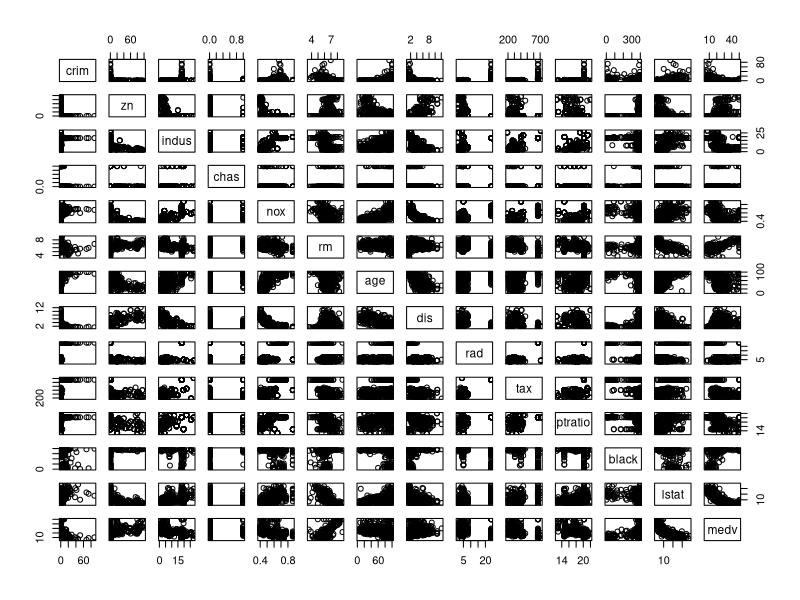
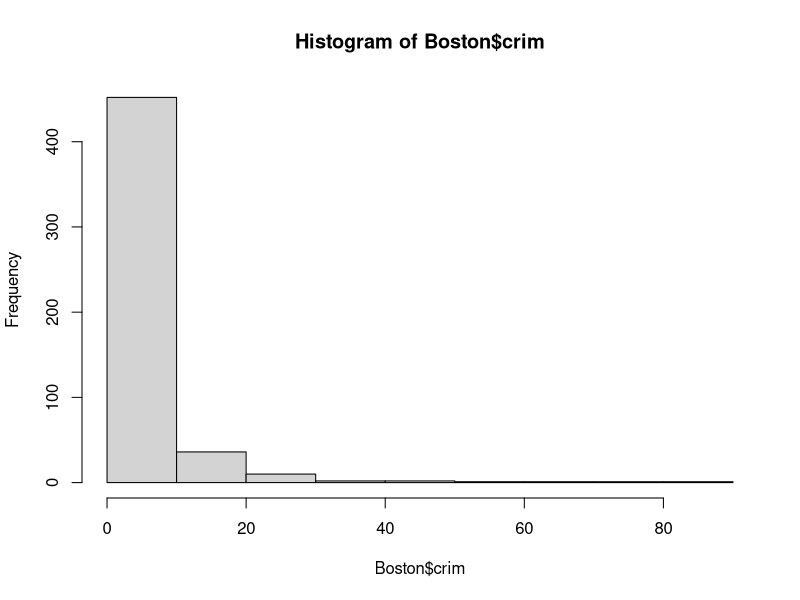
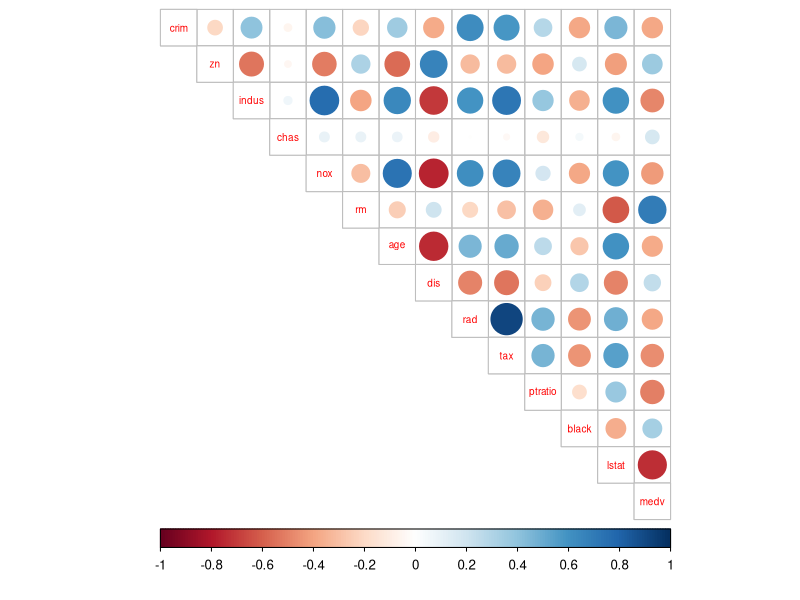
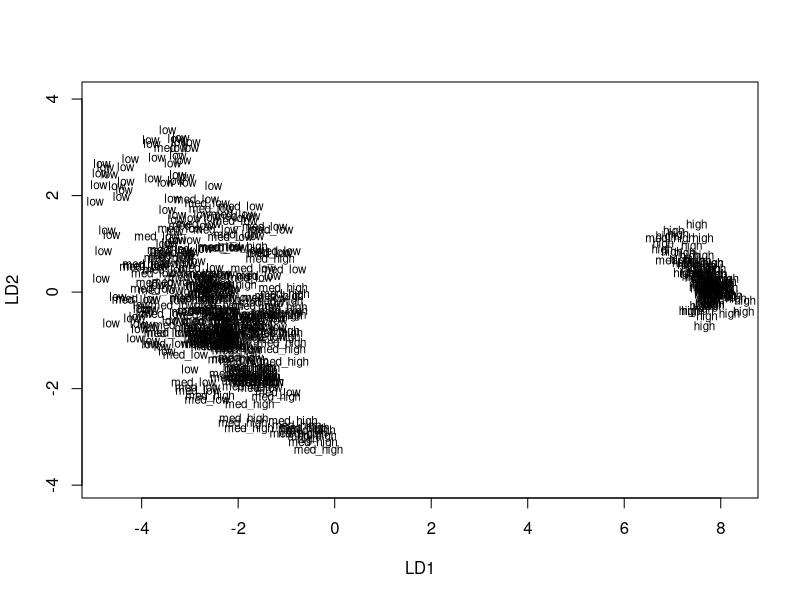
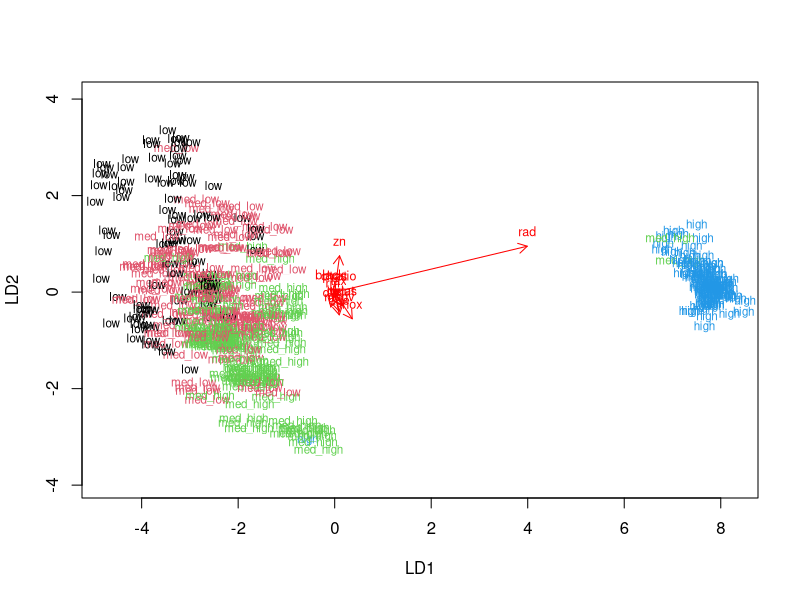
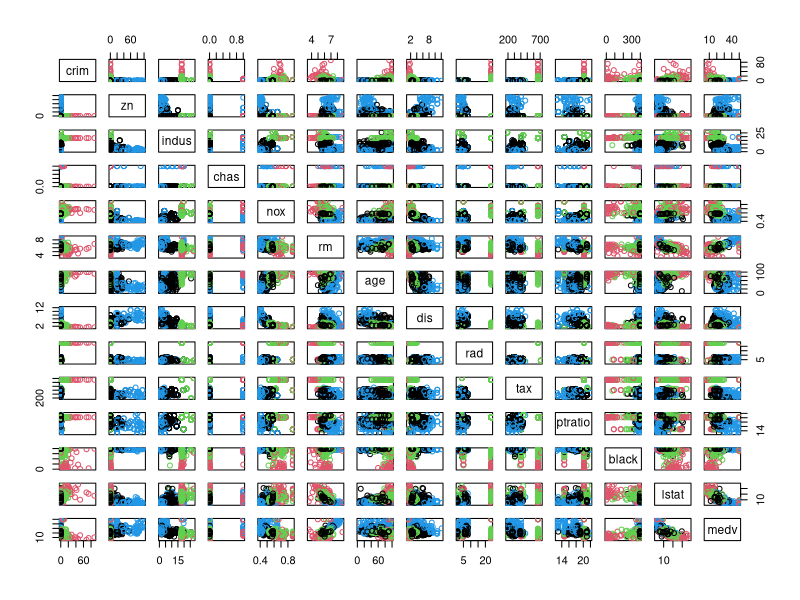
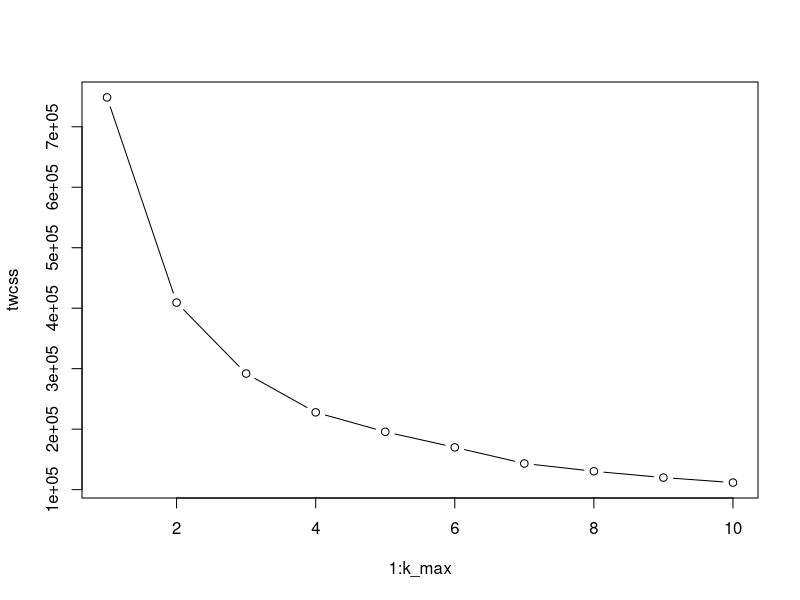
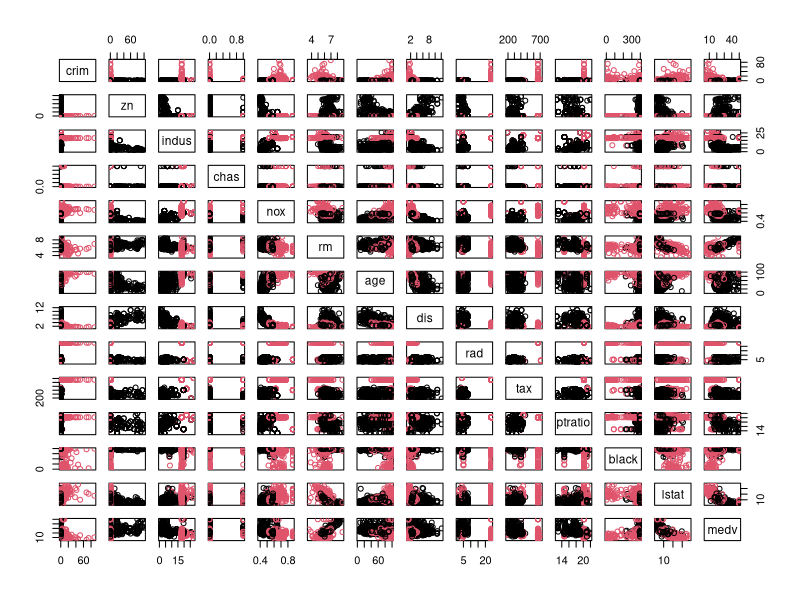

Source code (R) for these figures, in order:
## Installing MASS package, acces to it, data "Boston"
install.packages("MASS")
library(MASS)
install.packages("corrplot")
library(corrplot)
install.packages("tidyverse")
library(tidyverse)
library(ggplot2)
data("Boston")

## Exploring the dataset
str(Boston)
dim(Boston)

## Graphical overview
pairs(Boston)
hist(Boston$crim)

## Summary
summary(Boston)

## Correlations
cor_matrix <- cor(Boston)
corrplot(cor_matrix, method = "circle", type = "upper", cl.pos = "b", tl.pos = "d", tl.cex = 0.6 )

## Scaling
boston_scaled <- scale(Boston)
summary(boston_scaled)
boston_scaled <- as.data.frame(boston_scaled)

## Categorical variable: crime rate (quantiles)
scaled_crim <- boston_scaled$crim #saving the variable
summary(scaled_crim) #checking...
bins <- quantile(scaled_crim) #create a quantile vector of crim
bins
crime <- cut(scaled_crim, breaks = bins, include.lowest = TRUE, #create categorical variable
             label = c("low", "med_low", "med_high", "high"))
table(crime)
boston_scaled <- dplyr::select(boston_scaled, -crim) #remove original crim
boston_scaled <- data.frame(boston_scaled, crime) #add the new categorical crime

## Dividing the set to train and test sets 80/20
n <- nrow(boston_scaled) #number of rows in Boston dataset
ind <- sample(n, size = n * 0.8) # choose randomly 80% of them
train <- boston_scaled[ind,] #create training set
test <- boston_scaled[-ind,] #create testing set
correct_classes <- test$crime #save correct classes from test data
test <- dplyr::select(test, -crime) #remove crime from test data

## LDA on the train set, LDA (bi)plot
lda.fit <- lda(crime ~ ., data = train) #LDA analysis
lda.fit #print

#the function
lda.arrows <- function(x, myscale = 1, arrow_heads = 0.1, color = "red", tex = 0.75, choises = c(1,2)){
    heads <- coef(x)
    arrows(x0 = 0, y0 = 0,
           x1 = myscale * heads[,choises[1]],
           y1 = myscale * heads[,choises[2]], col = color, length = arrow_heads)
    text(myscale * heads[,choises], labels = row.names(heads),
         cex = tex, col = color, pos = 3)
}

lda.arrows

classes <- as.numeric(train$crime) #target classes as numeric

# plotting the results
plot(lda.fit, dimen = 2)
plot(lda.fit, dimen = 2, col = classes, pch = classes)

lda.arrows(lda.fit, myscale = 1)

## Predicting the classes + crosstabulation

lda.pred <- predict(lda.fit, newdata = test)
table(correct = correct_classes, predicted = lda.pred$class)


## K-MEANS
#reload dataset
data(Boston)
#standardize the set
stand_boston <- scale(Boston)
summary(stand_boston)
#calculate the distances between the observations
dist_eu <- dist(stand_boston)
summary(dist_eu)
#k-means algorithm
km <- kmeans(dist_eu, centers = 4)
pairs(Boston, col = km$cluster)
#WCSS
set.seed(123)
k_max <- 10
twcss <- sapply(1:k_max, function(k){kmeans(dist_eu, k)$tot.withinss})
plot(1:k_max, twcss, type = "b")

km <- kmeans(dist_eu, centers = 2)
pairs(Boston, col = km$cluster)


